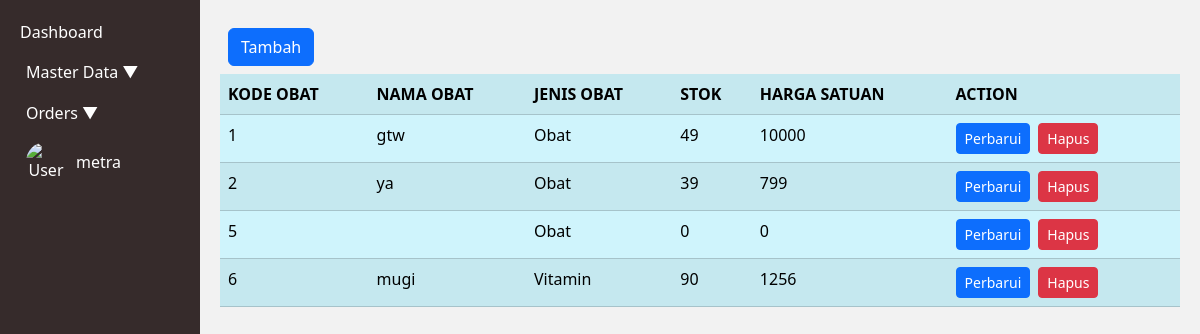
/index.php?page=obat (signed in), run on the app's committed database.
### tables this page shows
CREATE TABLE `tb_obat` (
  `Id_Obat` int(3) NOT NULL AUTO_INCREMENT,
  `Nama_Obat` varchar(15) NOT NULL,
  `Stok_obat` int(5) NOT NULL,
  `Harga_satuan` int(8) NOT NULL,
  `Id_jenis` int(3) NOT NULL,
  PRIMARY KEY (`Id_Obat`),
  KEY `Id_jenis` (`Id_jenis`),
  CONSTRAINT `tb_obat_ibfk_1` FOREIGN KEY (`Id_jenis`) REFERENCES `tb_jenis_obat` (`Id_jenis`)
);

CREATE TABLE `tb_jenis_obat` (
  `Id_jenis` int(3) NOT NULL AUTO_INCREMENT,
  `nama_jenis` varchar(15) NOT NULL,
  `bentuk_obat` enum('Tablet','Sirup','kapsul','bubuk','makanan') NOT NULL,
  PRIMARY KEY (`Id_jenis`)
);

### obat.php (the view, shortened to what this page needs)
<div class="d-grid gap-2 p-2 d-md-flex justify-content-md">
    <a class="btn btn-primary me-md-2" href="index.php?page=obat.form&action=add" role="button">Tambah</a>
</div>
<?php
$mysqli = new mysqli("localhost", "root", "", "apotek");
$result = $mysqli->query("SELECT tb_obat.Id_Obat, tb_obat.Nama_Obat, tb_jenis_obat.Nama_jenis AS Jenis_obat, tb_obat.Stok_obat, tb_obat.Harga_satuan
    FROM tb_obat
    JOIN tb_jenis_obat ON tb_obat.Id_jenis = tb_jenis_obat.Id_jenis");
?>
<table class="table table-info table-striped">
    <tr>
        <th>KODE OBAT</th>
        <th>NAMA OBAT</th>
        <th>JENIS OBAT</th>
        <th>STOK</th>
        <th>HARGA SATUAN</th>
        <th>ACTION</th>
    </tr>
    <?php
    foreach ($result as $row) {
        echo "<tr>";
        echo "<td>";
        echo $row['Id_Obat'];
        echo "</td>";
        echo "<td>";
        echo $row['Nama_Obat'];
        echo "</td>";
        echo "<td>";
        echo $row['Jenis_obat'];
        echo "</td>";
        echo "<td>";
        echo $row['Stok_obat'];
        echo "</td>";
        echo "<td>";
        echo $row['Harga_satuan'];
        echo "</td>";
        echo "<td>";
        echo "<a class='btn btn-primary me-md-2 btn-sm' href='index.php?page=obat.form&Id_Obat=" . $row['Id_Obat'] . "&action=edit'>Perbarui</a>";
        echo "<form action='obat.action.php' method='POST' style ='display:inline;'>";
        echo "<button type='submit' class='btn btn-danger me-md-2 btn-sm' onclick='return confirm(\"Ingin menghapus data ini?\");'>Hapus</button>";
        echo "</form>";
        echo "</td>";
        echo "</tr>";
    }
    ?>
</table>

### index.php (style rules this page uses)
body { background-color: #f2f2f2; }

### data on the page
tb_obat: Id_Obat "1", Nama_Obat "gtw", Id_jenis.nama_jenis "Obat", Stok_obat "49", Harga_satuan "10000"
tb_obat: Id_Obat "2", Nama_Obat "ya", Id_jenis.nama_jenis "Obat", Stok_obat "39", Harga_satuan "799"
tb_obat: Id_Obat "5", Id_jenis.nama_jenis "Obat", Stok_obat "0", Harga_satuan "0"
tb_obat: Id_Obat "6", Nama_Obat "mugi", Id_jenis.nama_jenis "Vitamin", Stok_obat "90", Harga_satuan "1256"

### other printed values
$_SESSION['username'] "metra"
